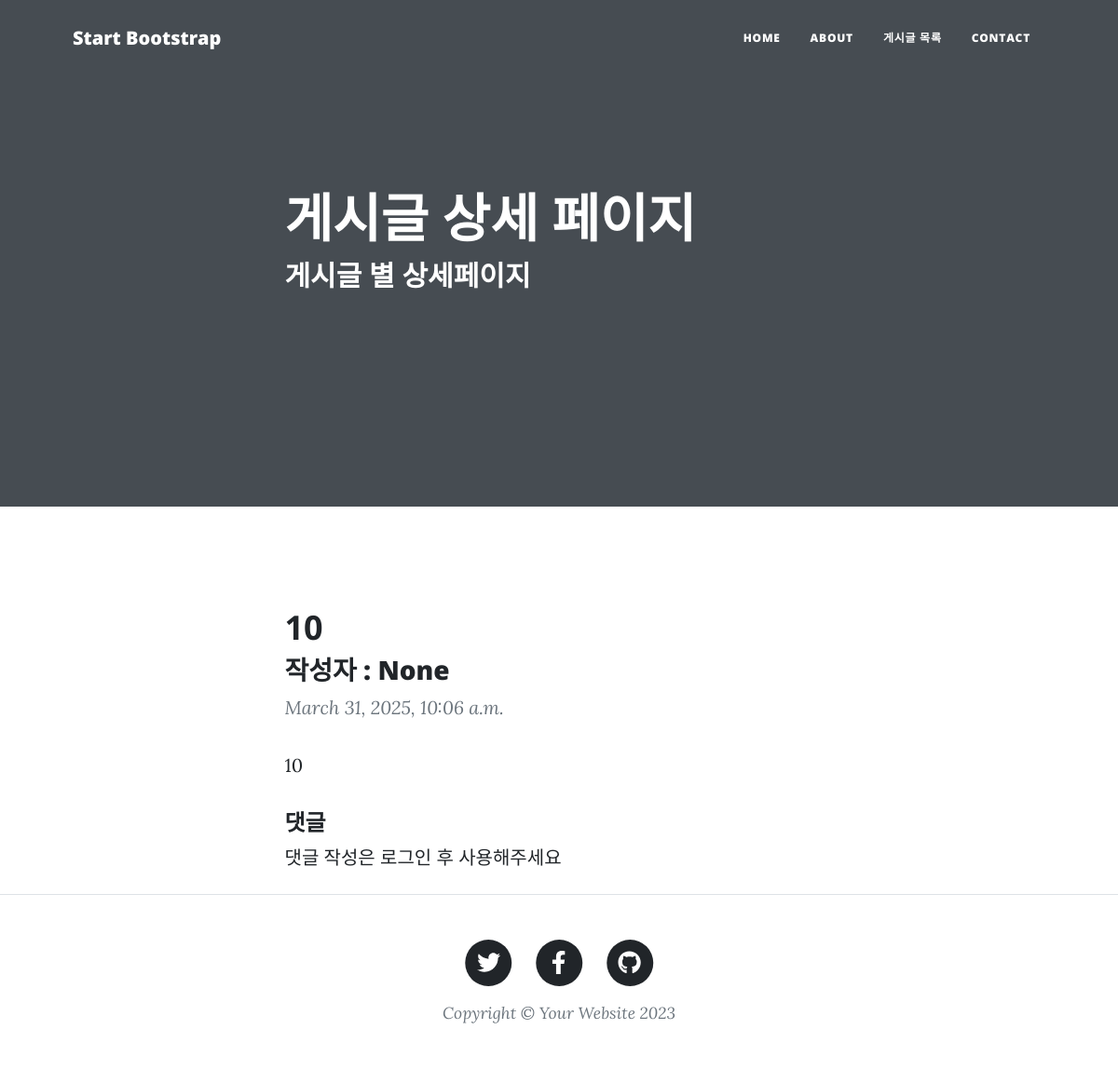
Page /posts/post_detail/14/ on the earlier database version.
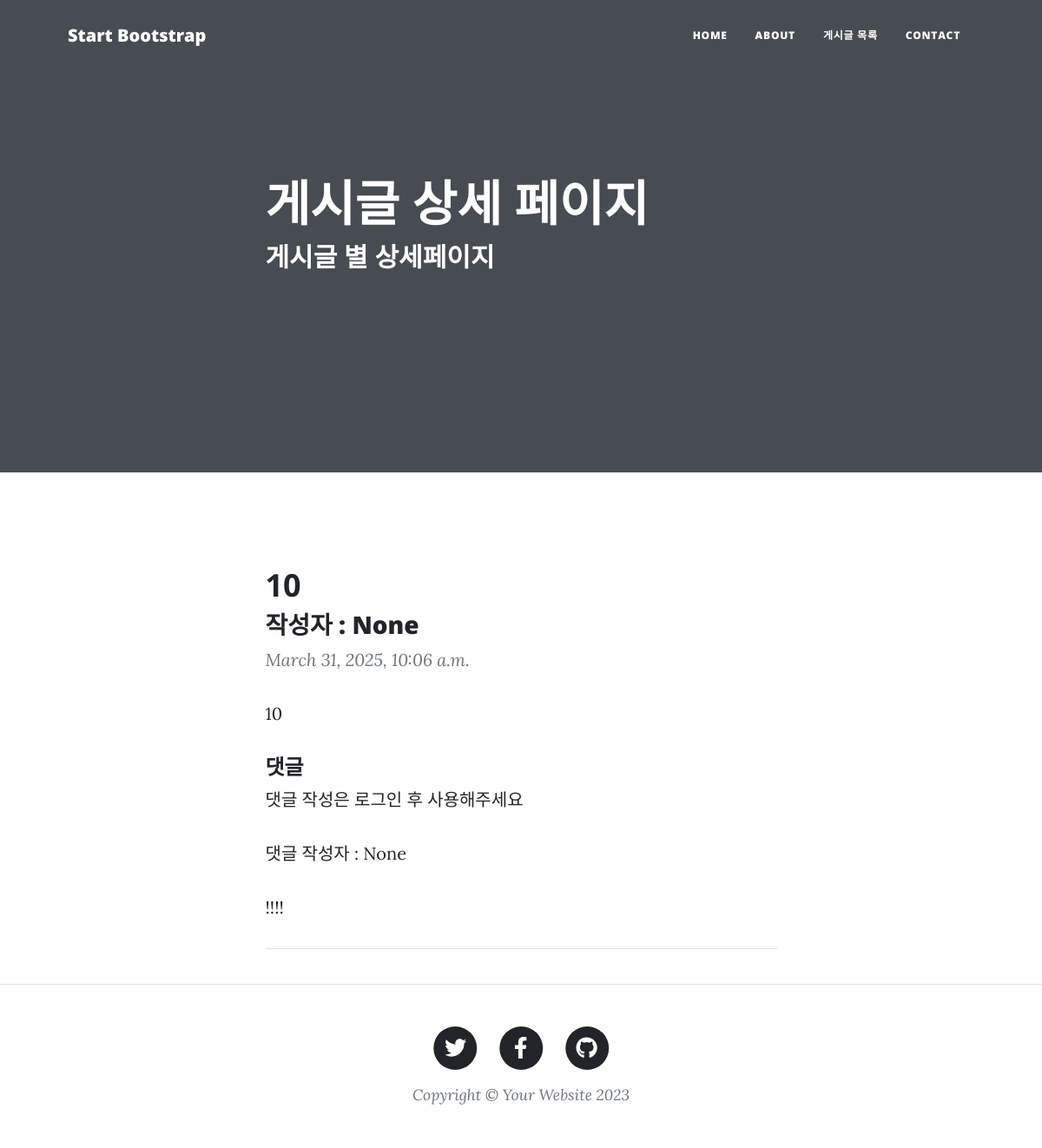
Same page on the later database version.
### blog/models.py (models this page shows, shortened)
class Post(models.Model):
    title = models.CharField(verbose_name="제목", max_length=128)
    body = models.TextField(verbose_name="내용", default="")
    created_at = models.DateTimeField(verbose_name="작성일", auto_now_add=True)
    photo = models.ImageField(verbose_name="이미지", blank=True, null=True, upload_to='blog_photo')
    author = models.ForeignKey(User, on_delete=models.CASCADE, null=True)

class Comment(models.Model):
    comment = models.CharField(max_length=200)
    date = models.DateTimeField(auto_now_add=True)
    article = models.ForeignKey(Post, on_delete=models.CASCADE, related_name='comments')
    author = models.ForeignKey(User, on_delete=models.CASCADE, null=True)
    def __str__(self):
        return self.comment

### posts/views.py (the view)
# urls.py: path("post_detail/<int:post_id>/", views.post_detail, name="post_detail"),
def post_detail(request, post_id):
    post = get_object_or_404(Post, pk=post_id)
    comment_form = CommentForm()
    context = {
        'post': post,
        'comment_form': comment_form
    }
    return render(request, 'post_detail.html', context)

### posts/templates/post_detail.html (shortened to what this page needs)
{% load static %}
<!DOCTYPE html>
<html lang="en">
  <head>
    <link href="{% static 'css/styles.css' %}" rel="stylesheet" />
  </head>
  <body>
    <nav class="navbar navbar-expand-lg navbar-light" id="mainNav">
      <div class="container px-4 px-lg-5">
        <a class="navbar-brand" href="">Start Bootstrap</a>
        <div class="collapse navbar-collapse" id="navbarResponsive">
          <ul class="navbar-nav ms-auto py-4 py-lg-0">
            <li class="nav-item">
              <a class="nav-link px-lg-3 py-3 py-lg-4" href="{%url 'home' %}"
                >Home</a
              >
            </li>
            <li class="nav-item">
              <a class="nav-link px-lg-3 py-3 py-lg-4" href="about.html"
                >About</a
              >
            </li>
            <li class="nav-item">
              <a
                class="nav-link px-lg-3 py-3 py-lg-4"
                href="{%url 'post_list' %}"
                >게시글 목록</a
              >
            </li>
            <li class="nav-item">
              <a class="nav-link px-lg-3 py-3 py-lg-4" href="contact.html"
                >Contact</a
              >
            </li>
          </ul>
        </div>
      </div>
    </nav>
    <header class="masthead">
      <div class="container position-relative px-4 px-lg-5">
        <div class="row gx-4 gx-lg-5 justify-content-center">
          <div class="col-md-10 col-lg-8 col-xl-7">
            <div class="post-heading">
              <h1>게시글 상세 페이지</h1>
              <h2 class="subheading">게시글 별 상세페이지</h2>
            </div>
          </div>
        </div>
      </div>
    </header>
    <article class="mb-4">
      <div class="container px-4 px-lg-5">
        <div class="row gx-4 gx-lg-5 justify-content-center">
          <div class="col-md-10 col-lg-8 col-xl-7">
            <h1 class="section-heading">{{post.title}}</h1>
            <h3>작성자 : {{post.author}}</h3>
            <blockquote class="blockquote">{{post.created_at}}</blockquote>
            <p>{{post.body}}</p>
            <h4>댓글</h4>
            {%if user.is_authenticated %}
            <form method="POST" action="{% url 'create_comment' post.id %}">
                  {% csrf_token %}
                  {{comment_form.as_table}}
                  <input type="submit">
            </form>
            {%else %}
              <h>댓글 작성은 로그인 후 사용해주세요</h>
            {% endif %}
            {% for comment in post.comments.all %}
                <p> 댓글 작성자 : {{comment.author}}</p>
                <p>{{ comment }}</p>
              <hr>
            {% endfor %}
          </div>
        </div>
      </div>
    </article>
    <footer class="border-top">
      <div class="container px-4 px-lg-5">
        <div class="row gx-4 gx-lg-5 justify-content-center">
          <div class="col-md-10 col-lg-8 col-xl-7">
            <ul class="list-inline text-center">
              <li class="list-inline-item">
                <a href="#!">
                  <span class="fa-stack fa-lg">
                    <i class="fas fa-circle fa-stack-2x"></i>
                    <i class="fab fa-twitter fa-stack-1x fa-inverse"></i>
                  </span>
                </a>
              </li>
              <li class="list-inline-item">
                <a href="#!">
                  <span class="fa-stack fa-lg">
                    <i class="fas fa-circle fa-stack-2x"></i>
                    <i class="fab fa-facebook-f fa-stack-1x fa-inverse"></i>
                  </span>
                </a>
              </li>
              <li class="list-inline-item">
                <a href="#!">
                  <span class="fa-stack fa-lg">
                    <i class="fas fa-circle fa-stack-2x"></i>
                    <i class="fab fa-github fa-stack-1x fa-inverse"></i>
                  </span>
                </a>
              </li>
            </ul>
            <div class="small text-center text-muted fst-italic">
              Copyright &copy; Your Website 2023
            </div>
          </div>
        </div>
      </div>
    </footer>
  </body>
</html>

Differences in the rows shown:
added Comment: author "None", comment "!!!!"
